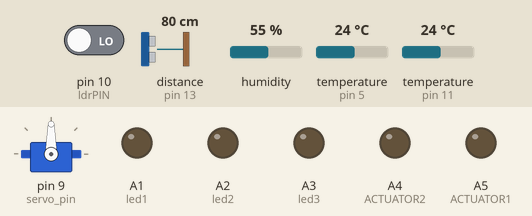
Recording of a sketch running on a simulated Arduino Uno, built with avr-gcc and run on an emulated ATmega328P. Shown: servo, output pins drawn as LEDs (lit = HIGH). The test bench sets the inputs (shaded band); at power-on: pin 10 (ldrPIN) LOW, distance to the obstacle (sensor on pin 13) 80 cm, humidity 55 %, temperature (sensors on pin 5, pin 11) 24 °C. The echo pulse lasts 58.3 µs per cm; the modem accepts every AT command (registered, SIM ready, sends succeed) and sends nothing else; pins used as bus, display or sensor lines are not drawn; what the sketch prints to the serial monitor is not drawn.

Above: at 0.1 s.
At 8.66 s:
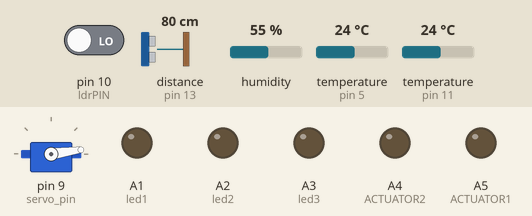
At 20.5 s:
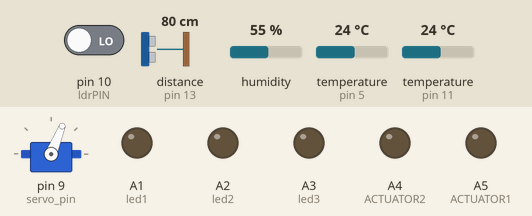
At 33.0 s:
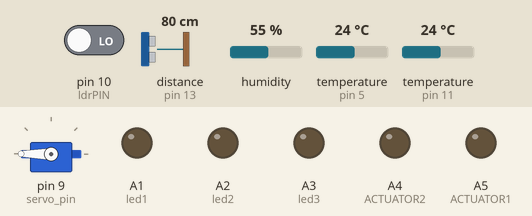
Timing chart, 0 to 34.5 s (numbered marks = the images above):
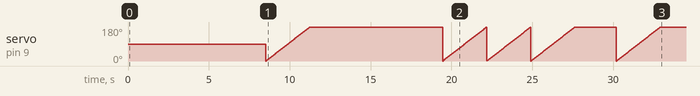

The sketch:

farmingsystem.ino
```cpp
#include <Servo.h>
Servo myservo;  // create servo object to control a servo
int pos = 0;
#define servo_pin 9

// Thingspeak
String statusChWriteKey = "LN2ADS20QCM8P8PE";  // Status Channel id: 385184
String canalID1 = "1694447"; //Actuator1
String canalID2 = "1694448"; //Actuator2

#include <SoftwareSerial.h>
SoftwareSerial EspSerial(6, 7); // Rx,  Tx
#define HARDWARE_RESET 8

// DS18B20
#include <OneWire.h>
#include <DallasTemperature.h>
#define ONE_WIRE_BUS 5 // DS18B20 on pin D5
OneWire oneWire(ONE_WIRE_BUS);
DallasTemperature DS18B20(&oneWire);
int airTemp = 0;

#define VCC2 2 //5V
#define GND2 3 //ground

//DHT
#include "DHT.h"
#include <stdlib.h>
int pinoDHT = 11;
int tipoDHT =  DHT11;
DHT dht(pinoDHT, tipoDHT);
int airHum = 0;

// LDR (Light)
#define ldrPIN 10
int light = 0;

// Soil humidity
#define soilHumPIN A0
int soilHum = 0;

//Water level
#define trigpin 12
#define echopin 13

// Variables to be used with timers
long writeTimingSeconds = 17; // ==> Define Sample time in seconds to send data
long readTimingSeconds = 10; // ==> Define Sample time in seconds to receive data
long startWriteTiming = 0;
long elapsedWriteTime = 0;

long startReadTiming = 0;
long elapsedReadTime = 0;

// Variables to be used with Actuators
#define ACTUATOR1 A5 //fan
#define ACTUATOR2 A4 //waterpump

//LEDs
#define led1 A1
#define led2 A2
#define led3 A3

int duration, distance;

boolean fan = 0;
boolean waterp = 0;

int spare = 0;
boolean error;

void setup()
{
  Serial.begin(9600);

  pinMode(ACTUATOR1,OUTPUT);
  pinMode(ACTUATOR2,OUTPUT);
  pinMode(HARDWARE_RESET,OUTPUT);

  pinMode(trigpin, OUTPUT);
  pinMode(echopin, INPUT);

  digitalWrite(HARDWARE_RESET, HIGH);

  DS18B20.begin();
  dht.begin();

  myservo.attach(servo_pin); //servo

  pinMode(VCC2,OUTPUT);
  digitalWrite(VCC2, HIGH);
  pinMode(GND2,OUTPUT);
  digitalWrite(GND2, LOW);

  digitalWrite(ACTUATOR1, LOW); //o módulo relé é ativo em LOW
  digitalWrite(ACTUATOR2, LOW); //o módulo relé é ativo em LOW

  //LEDs
  pinMode(led1, OUTPUT);
  pinMode(led2, OUTPUT);
  pinMode(led3, OUTPUT);

  digitalWrite(led1, LOW);
  digitalWrite(led2, LOW);
  digitalWrite(led3, LOW);

  EspSerial.begin(9600); // Comunicacao com Modulo WiFi
  EspHardwareReset(); //Reset do Modulo WiFi
  startWriteTiming = millis(); // starting the "program clock"
}

void loop()
{


  start: //label
  error=0;

  elapsedWriteTime = millis()-startWriteTiming;
  elapsedReadTime = millis()-startReadTiming;

  if (elapsedWriteTime > (writeTimingSeconds*1000))
  {
    readSensors();
    writeThingSpeak();
    startWriteTiming = millis();
  }

  if (elapsedReadTime > (readTimingSeconds*1000))
  {
    int command = readThingSpeak(canalID1);
    if (command != 9) fan = command;
    delay (5000);
    command = readThingSpeak(canalID2);
    if (command != 9) waterp = command;
    takeActions();
    startReadTiming = millis();
  }

  if (airHum >= 64.0){   //độ ẩm trên 64 thì bật quạt
    digitalWrite(ACTUATOR1, HIGH);
    fan=1;
  }

  if (airHum < 64.0){
    digitalWrite(ACTUATOR1, LOW);
    fan=0;
  }

  if (light >= 0 && light <=0)
  {
    for (pos = 0; pos <= 180; pos += 1)
    { // goes from 0 degrees to 180 degrees
      // in steps of 1 degree
      myservo.write(pos); // tell servo to go to position in variable 'pos'
      delay(15);          // waits 15ms for the servo to reach the position
    }
  }

  if(light >=1 && light <= 1)
  {
    for (pos = 180; pos >= 0; pos -= 1)
    { // goes from 180 degrees to 0 degrees
      myservo.write(pos);              // tell servo to go to position in variable 'pos'
      delay(15);                       // waits 15ms for the servo to reach the position
    }
  }

  if(soilHum < 800){
    digitalWrite(ACTUATOR2, LOW);
    waterp=0;
  }

  if(soilHum > 800){
    digitalWrite(ACTUATOR2, HIGH);
    waterp=1;
  }

  if(  (distance > 0) && (distance <= 1)   )
  {
    digitalWrite(led1, HIGH);
    digitalWrite(led2, HIGH);
    digitalWrite(led3, HIGH);
  } else

  if(  (distance > 1) && (distance <= 3)  )
  {

    digitalWrite(led1, LOW);
    digitalWrite(led2, HIGH);
    digitalWrite(led3, HIGH);

  } else

  if(  (distance > 3) && (distance <= 6)  )
  {

    digitalWrite(led1, LOW);
    digitalWrite(led2, LOW);
    digitalWrite(led3, HIGH);
  }

  if (error==1) //Resend if transmission is not completed
  {
    Serial.println(" <<<< ERROR >>>>");
    delay (2000);
    goto start; //go to label "start"
  }
}

/********* Read Sensors value *************/
void readSensors(void)
{
  digitalWrite(trigpin, HIGH);

  delayMicroseconds(1000);
  digitalWrite(trigpin, LOW);

  duration = pulseIn(echopin,HIGH);
  distance = ( duration / 2) / 29.1;

  airHum = dht.readHumidity();

  DS18B20.requestTemperatures();
  airTemp = DS18B20.getTempCByIndex(0); // Sensor 0 will capture Soil Temp in Celcius

  light = digitalRead(ldrPIN);
  soilHum = analogRead(soilHumPIN);
}

/********* Take actions based on ThingSpeak Commands *************/
void takeActions(void)
{
  Serial.print("Fan: ");
  Serial.println(fan);
  Serial.print("Water Pump: ");
  Serial.println(waterp);
  if (fan == 1) digitalWrite(ACTUATOR1, HIGH);
  else digitalWrite(ACTUATOR1, LOW);
  if (waterp == 1) digitalWrite(ACTUATOR2, HIGH);
  else digitalWrite(ACTUATOR2, LOW);
}

/********* Read Actuators command from ThingSpeak *************/
int readThingSpeak(String channelID)
{
  startThingSpeakCmd();
  int command;
  // preparacao da string GET
  String getStr = "GET /channels/";
  getStr += channelID;
  getStr +="/fields/1/last";
  getStr += "\r\n";

  String messageDown = sendThingSpeakGetCmd(getStr);
  if (messageDown[5] == 49)
  {
    command = messageDown[7]-48;
    Serial.print("Command received: ");
    Serial.println(command);
  }
  else command = 9;
  return command;
}


/********* Conexao com TCP com Thingspeak *******/
void writeThingSpeak(void)
{

  startThingSpeakCmd();

  // preparacao da string GET
  String getStr = "GET /update?api_key=";
  getStr += statusChWriteKey;
  getStr +="&field1=";
  getStr += String(fan);
  getStr +="&field2=";
  getStr += String(waterp);
  getStr +="&field3=";
  getStr += String(distance);
  getStr +="&field4=";
  getStr += String(airHum);
  getStr +="&field5=";
  getStr += String(airTemp);
  getStr +="&field6=";
  getStr += String(soilHum);
  getStr +="&field7=";
  getStr += String(light);
  getStr +="&field8=";
  getStr += String(spare);
  getStr += "\r\n\r\n";

  sendThingSpeakGetCmd(getStr);
}

/********* Reset ESP *************/
void EspHardwareReset(void)
{
  Serial.println("Reseting.......");
  digitalWrite(HARDWARE_RESET, LOW);
  delay(500);
  digitalWrite(HARDWARE_RESET, HIGH);
  delay(8000);//Tempo necessário para começar a ler
  Serial.println("RESET");
}

/********* Start communication with ThingSpeak*************/
void startThingSpeakCmd(void)
{
  EspSerial.flush();//limpa o buffer antes de começar a gravar

  String cmd = "AT+CIPSTART=\"TCP\",\"";
  cmd += "184.106.153.149"; // Endereco IP de api.thingspeak.com
  cmd += "\",80";
  EspSerial.println(cmd);
  Serial.print("enviado ==> Start cmd: ");
  Serial.println(cmd);

  if(EspSerial.find("Error"))
  {
    Serial.println("AT+CIPSTART error");
    return;
  }
}

/********* send a GET cmd to ThingSpeak *************/
String sendThingSpeakGetCmd(String getStr)
{
  String cmd = "AT+CIPSEND=";
  cmd += String(getStr.length());
  EspSerial.println(cmd);
  Serial.print("enviado ==> lenght cmd: ");
  Serial.println(cmd);

  if(EspSerial.find((char *)">"))
  {
    EspSerial.print(getStr);
    Serial.print("enviado ==> getStr: ");
    Serial.println(getStr);
    delay(500);//tempo para processar o GET, sem este delay apresenta busy no próximo comando

    String messageBody = "";
    while (EspSerial.available())
    {
      String line = EspSerial.readStringUntil('\n');
      if (line.length() == 1)
      { //actual content starts after empty line (that has length 1)
        messageBody = EspSerial.readStringUntil('\n');
      }
    }
    Serial.print("MessageBody received: ");
    Serial.println(messageBody);
    return messageBody;
  }
  else
  {
    EspSerial.println("AT+CIPCLOSE");     // alert user
    Serial.println("ESP8266 CIPSEND ERROR: RESENDING"); //Resend...
    spare = spare + 1;
    error=1;
    return "error";
  }
}
```
